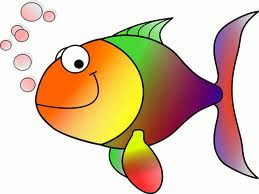
#> input picture 03_OpenCV/images/HappyFish.jpg, 259 x 194 px, found by its file name
$ jupyter execute --allow-errors 06.ipynb   (older library calls are emulated)
#> lines starting #> are read from the running program, lines starting #| are printed output that depends on the picture
[cell 1]
import numpy as np
import matplotlib.pyplot as plt
import cv2

[cell 2]
def show(image, title):
    plt.imshow(image, cmap='gray')
    plt.title(title)
    plt.axis('off')
    plt.show()

## Generating a cross-section of the RGB color cube and its three hidden planes.

[cell 3]
def generate_color_plane(fixed_color, size=256):
    # Create a 2D array for the color plane
    color_plane = np.zeros((size, size, 3), dtype=np.uint8)

    color_plane[:, :, fixed_color] = np.arange(size)

    return color_plane


def show(color_image):
    plt.imshow(color_image)
    plt.axis('off')
    plt.show()
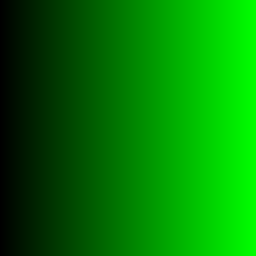
#> shown: shape (256, 256, 3); mean R, G, B 0, 127.5, 0

# Example: Generate and display a color plane (G fixed)
green = generate_color_plane(fixed_color=1)
blue = generate_color_plane(fixed_color=2)
red = generate_color_plane(fixed_color=0)

show(green)
show(blue)
#> in show (call 2), `plt.show()`:
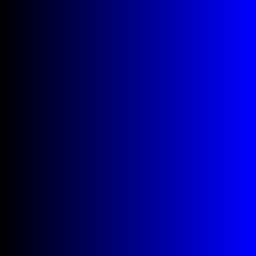
#> shown: shape (256, 256, 3); mean R, G, B 0, 0, 127.5
show(red)
#> in show (call 3), `plt.show()`:
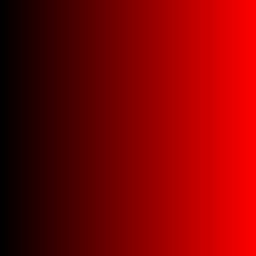
#> shown: shape (256, 256, 3); mean R, G, B 127.5, 0, 0

## Converting colors from RGB to HSI

[cell 4]
def rgb_to_hsi(rgb):
    r, g, b = rgb / 255.0  # Normalize to the range [0, 1]

    intensity = (r + g + b) / 3.0

    minimum = np.min([r, g, b])
    saturation = 1.0 - (3.0 / (r + g + b + 1e-10)) * minimum
#  is a scientific notation representing the number 1×10^−10. It's a way to write small numbers in a more concise form. In this context, it's used to avoid division by zero in the saturation calculation

    if saturation < 1e-10:
        hue = 0.0
    else:
        hue = 0.5 * ((r - g) + (r - b)) / np.sqrt((r - g)**2 + (r - b) * (g - b))
        hue = np.arccos(np.clip(hue, -1.0, 1.0))

        if b > g:
            hue = 2.0 * np.pi - hue

    # Convert hue to degrees
    hue = hue * (180.0 / np.pi)

    return hue, saturation, intensity

# Example
rgb_color = np.array([255, 0, 255])
hsi_color = rgb_to_hsi(rgb_color)
print("RGB:", rgb_color)
print("HSI:", hsi_color)

## Converting colors from HSI to RGB

[cell 5]
def hsi_to_rgb(h, s, i):
    # Normalize hue to the range [0, 360)
#> further down, color_image is the input picture: shape (194, 259, 3); mean B, G, R 170.8, 196.4, 219.3
    h = h % 360.0

    # Formula for HSI to RGB conversion
    h /= 60.0
    c = i * s
    x = c * (1 - np.abs((h % 2) - 1))
    m = i - c

    # Define RGB components based on the hue value
    if 0 <= h < 1:
        rgb = [c, x, 0]
    elif 1 <= h < 2:
        rgb = [x, c, 0]
    elif 2 <= h < 3:
        rgb = [0, c, x]
    elif 3 <= h < 4:
        rgb = [0, x, c]
    elif 4 <= h < 5:
        rgb = [x, 0, c]
    else:
        rgb = [c, 0, x]

    # Adjust for intensity and return RGB values
    rgb = [channel + m for channel in rgb]
    return rgb

# Example usage:
hue = 120.0
saturation = 0.5
intensity = 0.8

rgb_result = hsi_to_rgb(hue, saturation, intensity)
print("RGB Result:", rgb_result)

## The HSI values corresponding to the image of the RGB color cube.

[cell 6]
def rgb_to_hsi(rgb_image):
    # Normalize the RGB values to the range [0, 1]
    normalized_rgb = rgb_image / 255.0

    R, G, B = normalized_rgb[:, :, 0], normalized_rgb[:, :, 1], normalized_rgb[:, :, 2]

    # intensity
    I = (R + G + B) / 3.0

    # saturation
    num = 0.5 * ((R - G) + (R - B))
    den = np.sqrt((R - G)**2 + (R - B) * (G - B))
    epsilon = 1e-8
    S = np.where(den < epsilon, 0, num / den)

    # hue
    theta = np.arccos(0.5 * ((R - G) + (R - B)) / np.sqrt((R - G)**2 + (R - B) * (G - B)))
    H = np.where(B <= G, theta, 2 * np.pi - theta) * 180 / np.pi

    # Normalize hue to the range [0, 1]
    H = H / 360.0

    return H, S, I


# Load the RGB color cube image (Fig. 6.8)
#> (the rest of this cell did not finish here and is left out)

##  Intensity slicing and color coding.

[cell 7]
image = cv2.imread('../contents/Fig0620(a)(picker_phantom).tif')
#> (the rest of this cell did not finish here and is left out)

##  Use of color to highlight rainfall levels

[cell 8]
image = cv2.imread('../contents/Fig0622(a)(tropical_rain_grayscale.tif', 0)
#> (the rest of this cell did not finish here and is left out)

[cell 9]
img = cv2.imread('../contents/castara.jpeg')
#> (the rest of this cell did not finish here and is left out)

#> (a cell that did not finish here is left out)

## Color image smoothing by neighborhood averaging

[cell 11]
def smooth_color_image(image, neighborhood_size):

    # Convert BGR image to float32 for accurate calculations
#> called with neighborhood_size = 5
    image_float = image.astype(np.float32)

    # Use OpenCV's filter2D function for neighborhood averaging
    kernel = np.ones((neighborhood_size, neighborhood_size), np.float32) / (neighborhood_size ** 2)
    smoothed_image = cv2.filter2D(image_float, -1, kernel)
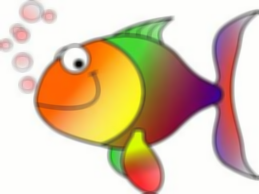
#> smoothed_image: shape (194, 259, 3) float32; mean B, G, R 170.8, 196.4, 219.3

    # Convert back to uint8 for display
    smoothed_image = np.clip(smoothed_image, 0, 255).astype(np.uint8)

    return smoothed_image

# Example usage:
color_image = cv2.imread('../contents/HappyFish.jpg')

neighborhood_size = 5

# Smooth the color image
smoothed_image = smooth_color_image(color_image, neighborhood_size)


plt.figure(figsize=(10, 5))
plt.subplot(1, 2, 1), plt.imshow(cv2.cvtColor(color_image, cv2.COLOR_BGR2RGB)), plt.title('Original Image')
plt.subplot(1, 2, 2), plt.imshow(cv2.cvtColor(smoothed_image, cv2.COLOR_BGR2RGB)), plt.title('Smoothed Image')
plt.show()
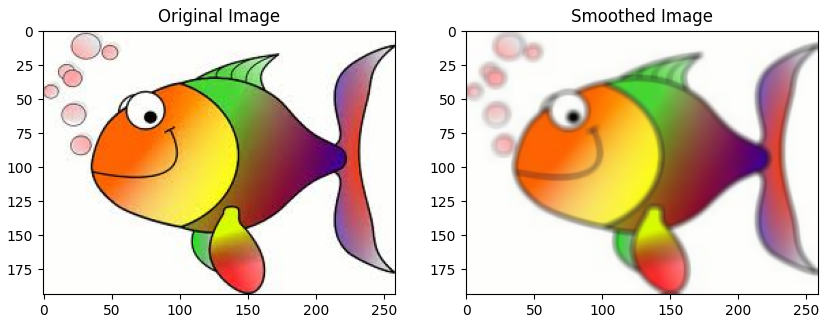
#> figure drawn by matplotlib, 2 panels

## Image sharpening using the Laplacian

[cell 12]
def sharpen_image_laplacian(image):
    # Convert image to grayscale if it's a color image
    if len(image.shape) == 3:
        grayscale_image = cv2.cvtColor(image, cv2.COLOR_BGR2GRAY)
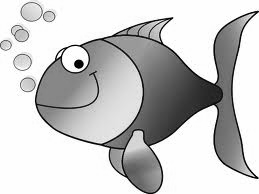
#> grayscale_image: shape (194, 259); min 0, max 255, mean 200.4
    else:
        grayscale_image = image

    # Apply Laplacian filter
    laplacian = cv2.Laplacian(grayscale_image, cv2.CV_64F)
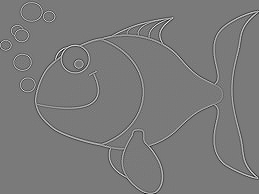
#> laplacian: shape (194, 259) float64; min -595, max 644, mean 0; drawn with min black and max white

    # Ensure both images have the same data type before adding
    grayscale_image = grayscale_image.astype(np.float64)
    sharpened_image = cv2.addWeighted(grayscale_image, 1.5, laplacian, -0.5, 0)
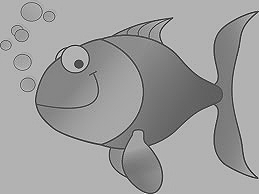
#> sharpened_image: shape (194, 259) float64; min -320.5, max 680, mean 300.6; drawn with min black and max white

    # Convert back to uint8 for display
    sharpened_image = np.clip(sharpened_image, 0, 255).astype(np.uint8)
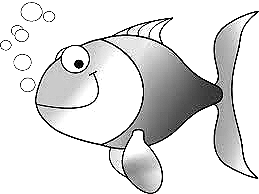
#> sharpened_image: shape (194, 259); min 0, max 255, mean 222.7

    return sharpened_image

# Example usage:
image = cv2.imread('../contents/HappyFish.jpg')

# Sharpen the image using Laplacian
sharpened_image = sharpen_image_laplacian(image)


plt.figure(figsize=(10, 5))
plt.subplot(1, 2, 1), plt.imshow(cv2.cvtColor(image, cv2.COLOR_BGR2RGB)), plt.title('Original Image')
plt.subplot(1, 2, 2), plt.imshow(cv2.cvtColor(sharpened_image, cv2.COLOR_BGR2RGB)), plt.title('Sharpened Image')
plt.show()
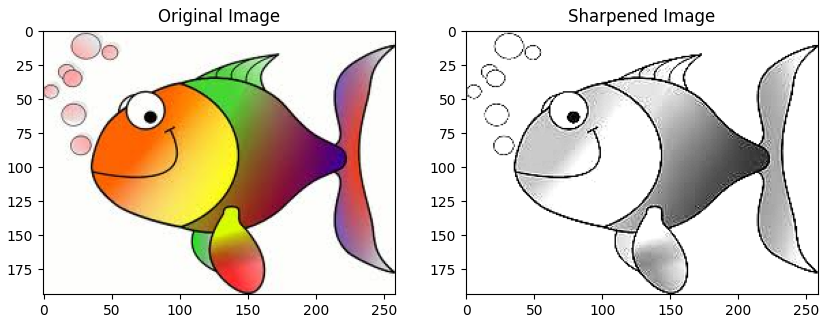
#> figure drawn by matplotlib, 2 panels

$ run again, with 03_OpenCV/images/building.jpg copied over 03_OpenCV/images/HappyFish.jpg
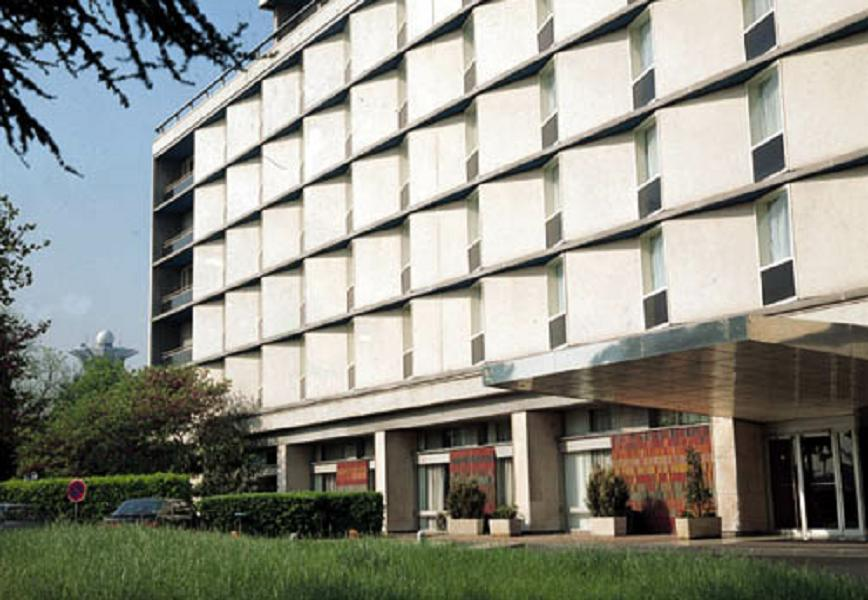
#> input picture 03_OpenCV/images/building.jpg, 868 x 600 px, found by its file name
#> color_image is the input picture: shape (600, 868, 3); mean B, G, R 133.7, 143.6, 142.9
#> in sharpen_image_laplacian, `sharpened_image = np.clip(sharpened_image, 0, 255).astype(np.uint8)`:
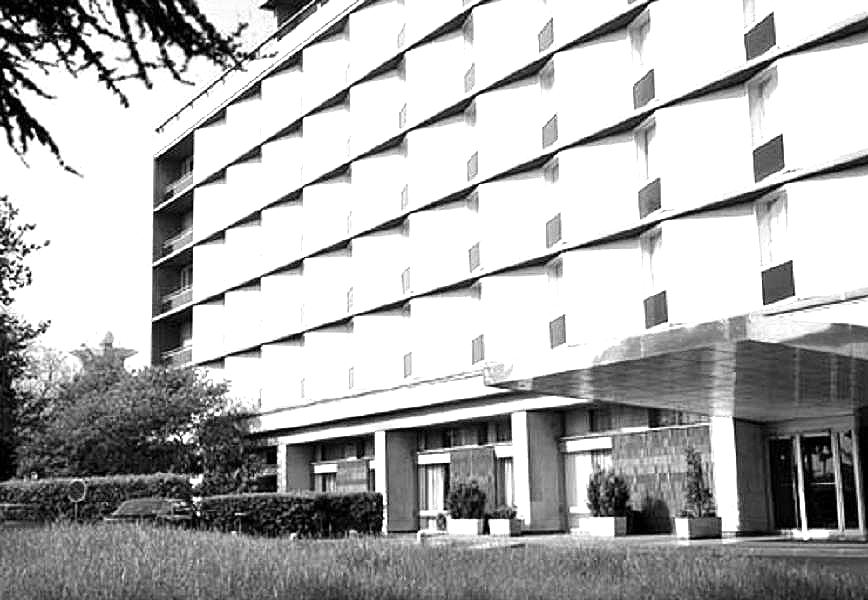
#> sharpened_image: shape (600, 868); min 0, max 255, mean 176.9
#> `plt.show()`:
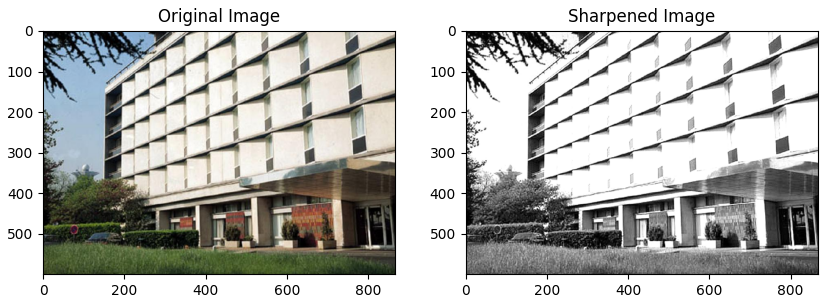
#> figure drawn by matplotlib, 2 panels
